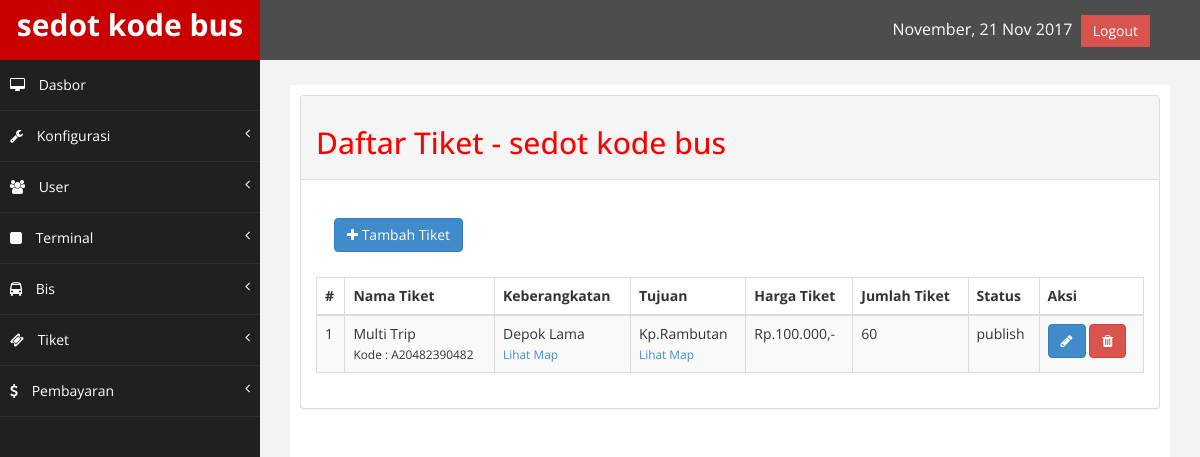
/index.php/admin/tiket, run on the app's committed database.
### tables this page shows
CREATE TABLE IF NOT EXISTS `konfigurasi` (
`id_konfigurasi` int(11) NOT NULL,
  `nama_website` varchar(225) NOT NULL,
  `email` varchar(225) NOT NULL,
  `logo` varchar(225) NOT NULL,
  `icon` varchar(225) NOT NULL,
  `google_map` varchar(225) NOT NULL,
  `tentang` text NOT NULL,
  `metatext` varchar(225) NOT NULL,
  `keywords` varchar(225) NOT NULL,
  `facebook` varchar(225) NOT NULL,
  `telepone` varchar(225) NOT NULL,
  `alamat` text NOT NULL
);

CREATE TABLE IF NOT EXISTS `tiket` (
`id_tiket` int(11) NOT NULL,
  `id_terminal` int(11) NOT NULL,
  `id_bis` int(11) NOT NULL,
  `kode_tiket` varchar(225) NOT NULL,
  `nama_tiket` varchar(225) NOT NULL,
  `harga_tiket` varchar(225) NOT NULL,
  `jumlah_tiket` int(11) NOT NULL,
  `keterangan` text NOT NULL,
  `status` varchar(225) NOT NULL
);

CREATE TABLE IF NOT EXISTS `terminal` (
`id_terminal` int(11) NOT NULL,
  `id_kota` int(11) NOT NULL,
  `nama_terminal` varchar(225) NOT NULL,
  `gambar` varchar(225) NOT NULL,
  `berangkat` varchar(225) NOT NULL,
  `tujuan` varchar(225) NOT NULL,
  `berangkat_map` varchar(225) NOT NULL,
  `tujuan_map` varchar(225) NOT NULL,
  `id_user` int(11) NOT NULL
);

### application/views/admin/layout/wrapper.php (called while the page is built)
<?php
	require_once('head.php');
	require_once('header.php');
	require_once('nav.php');
	require_once('content.php');
	require_once('footer.php');

### application/controllers/admin/Tiket.php (called while the page is built, shortened)
<?php
class Tiket extends CI_Controller {
	public function index() {
		$site	  = $this->konfigurasi_model->daftar_konfigurasi();
		$tiket	  = $this->tiket_model->daftar_tiket();
		$terminal = $this->terminal_model->daftar_terminal();
		$bis 	  = $this->bis_model->daftar_bis();
		$valid = $this->form_validation;
		$valid->set_rules('id_terminal','Terminal','required');
		$valid->set_rules('id_bis','Bis','required');
		$valid->set_rules('harga_tiket','Harga Tiket','required');
		$valid->set_rules('jumlah_tiket','Jumlah Tiket','required');
		$valid->set_rules('status','Status','required');
		$valid->set_rules('keterangan','Keterangan','required');
		if($valid->run() === FALSE) {
		$data = array(	'title'		=> 'Daftar Tiket - '.$site['nama_website'],
						'tiket'		=> $tiket,
						'terminal'	=> $terminal,
						'bis'		=> $bis,
						'isi'		=> 'admin/tiket/list');
		$this->load->view('admin/layout/wrapper',$data);
		}
	}
}

### index.php (called while the page is built, shortened)
<?php
require_once BASEPATH.'core/CodeIgniter.php';

### application/models/Konfigurasi_model.php (called while the page is built, shortened)
<?php
    class Konfigurasi_model extends CI_Model {
        public function daftar_konfigurasi() {
            $this->db->select('*');
            $this->db->from('konfigurasi');
            $this->db->order_by('id_konfigurasi','ASC');
            $query = $this->db->get();
            return $query->row_array();
        }
    }

### application/views/admin/layout/content.php (called while the page is built)
<?php
if($isi) {
	$this->load->view($isi);
}

### application/models/Tiket_model.php (called while the page is built, shortened)
<?php
    class Tiket_model extends CI_Model {
        public function daftar_tiket() {
            $this->db->select('*');
            $this->db->from('tiket');
            $this->db->join('terminal','terminal.id_terminal = tiket.id_terminal','LEFT');
            $this->db->join('bis','bis.id_bis = tiket.id_bis','LEFT');
            $this->db->order_by('id_tiket','ASC');
            $query = $this->db->get();
            return $query->result_array();
        }
}

### application/views/admin/tiket/list.php (the view, shortened to what this page needs)
<div class="panel-body">
<p><button class="btn btn-primary" data-toggle="modal" data-target="#tambah"><i class="fa fa-plus"></i> Tambah Tiket</button></p>
</div>
<table class="table table-striped table-bordered table-hover" id="dataTables-example">
<thead>
    <tr>
        <th>#</th>
        <th>Nama Tiket</th>
        <th>Keberangkatan</th>
        <th>Tujuan</th>
        <th>Harga Tiket</th>
        <th>Jumlah Tiket</th>
        <th>Status</th>
        <th>Aksi</th>
    </tr>
</thead>
<tbody>
	<?php $i=1; foreach($tiket as $tiket) { ?>
    <tr class="odd gradeX">
        <td><?php echo $i; ?></td>
        <td>
            <?php echo $tiket['nama_tiket']; ?><br>
            <small>Kode : <?php echo $tiket['kode_tiket'];?></small>
        </td>
        <td>
            <?php echo $tiket['berangkat'];?><br>
            <small><a href="<?php echo $tiket['berangkat_map'];?>">Lihat Map</a></small>
        </td>
        <td>
            <?php echo $tiket['tujuan'];?><br>
            <small><a href="<?php echo $tiket['tujuan_map'];?>">Lihat Map</a></small>
        </td>
        <td><?php echo $tiket['harga_tiket'] ?></td>
        <td><?php echo $tiket['jumlah_tiket'] ?></td>
        <td><?php echo $tiket['status'] ?></td>
        <td class="center">
        <a href="<?php echo base_url('index.php/admin/tiket/edit/'.$tiket['id_tiket']) ?>" class="btn btn-primary"><i class="fa fa-pencil"></i></a>
        <a href="<?php echo base_url('index.php/admin/tiket/delete/'.$tiket['id_tiket']) ?>" class="btn btn-danger" onClick="return confirm('Yakin ingin menghapus kota ini?')"><i class="fa fa-trash"></i></a>
        </td>
    </tr>
    <?php $i++; } ?>
</tbody>
</table>

### application/views/admin/layout/header.php (shortened to what this page needs)
<body>
    <div id="wrapper">
        <nav class="navbar navbar-default navbar-cls-top " role="navigation" style="margin-bottom: 0">
        <div class="navbar-header">
            <a class="navbar-brand" href="<?php echo base_url('admin/dashboard') ?>">
            <?php echo $site['nama_website'] ?></a>
        </div>
  <div style="color: white;
padding: 15px 50px 5px 50px;
float: right;
font-size: 16px;">
<?php
$tgl_sekarang = date('F, d M Y');
echo $tgl_sekarang;
?>
<a href="<?php echo base_url('index.php/login/logout');?>" class="btn btn-danger square-btn-adjust">Logout</a> </div>
        </nav>

### assets/admin/assets/css/custom.css (style rules this page uses)
body { font-family: 'Open Sans', sans-serif; }
#wrapper { width: 100%; background:#202020; }
.square-btn-adjust { border: 0px solid transparent; -webkit-border-radius: 0px; -moz-border-radius: 0px; border-radius: 0px; }
p { font-size:12px; padding: 8px 3px 0px; }
.navbar-cls-top .navbar-brand { color: #fff; background: #C90000; width: 260px; text-align: center; height: 60px; font-size: 30px; font-weight: 700; }
.navbar-cls-top { background:#4D4D4D; border-bottom:none; }
.navbar-default { border:0px solid black; }
.navbar-header { background: #A70303; }
@media (min-width:768px) { .navbar { border-radius: 0px; } }

### data on the page
konfigurasi: nama_website "sedot kode bus"
tiket: nama_tiket "Multi Trip", kode_tiket "A20482390482", id_terminal.berangkat "Depok Lama", id_terminal.tujuan "Kp.Rambutan", harga_tiket "Rp.100.000,-", jumlah_tiket "60", status "publish"

### other printed values
$title "Daftar Tiket - sedot kode bus"
